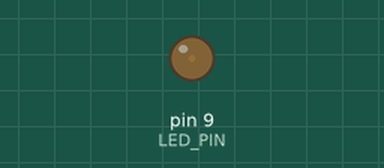
This sketch was run on a simulated Arduino Uno, built with avr-gcc and run on an emulated ATmega328P. On the bench: output pins drawn as LEDs (lit = HIGH).

Above: at 0.05 s.
At 1.55 s:
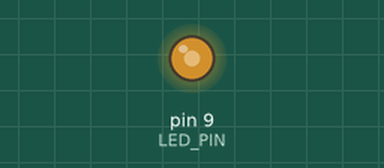
At 2.55 s:
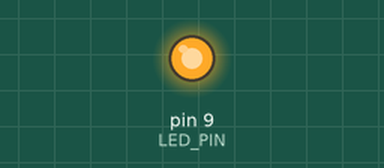
At 5.1 s:
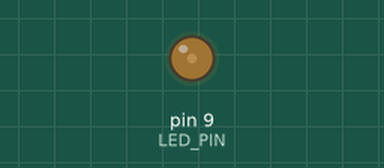
Timing chart, 0 to 8.0 s (numbered marks = the images above):
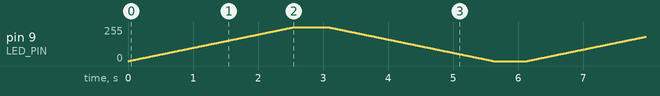

The sketch:

LED_03_luminosita_variabile.ino
```cpp
/*
 * LED_03_luminosita_variabile.ino
 *
 * Questo sketch dimostra come controllare la luminosità di un LED
 * utilizzando la modulazione PWM (Pulse Width Modulation).
 *
 * Circuito:
 * - LED collegato al pin 9 (deve essere un pin PWM) e GND attraverso una resistenza da 220 ohm
 *
 * Creato il: 2023
 */

const int LED_PIN = 9;  // Pin PWM a cui è collegato il LED

void setup() {
  // Non è necessario impostare il pin come OUTPUT quando si usa analogWrite
  // ma è una buona pratica farlo comunque
  pinMode(LED_PIN, OUTPUT);
}

void loop() {
  // Aumenta gradualmente la luminosità
  for (int brightness = 0; brightness <= 255; brightness++) {
    analogWrite(LED_PIN, brightness);  // Imposta la luminosità (0-255)
    delay(10);                         // Breve pausa per rendere visibile il cambiamento
  }

  // Breve pausa alla massima luminosità
  delay(500);

  // Diminuisce gradualmente la luminosità
  for (int brightness = 255; brightness >= 0; brightness--) {
    analogWrite(LED_PIN, brightness);  // Imposta la luminosità (0-255)
    delay(10);                         // Breve pausa per rendere visibile il cambiamento
  }

  // Breve pausa con LED spento
  delay(500);
}
```
